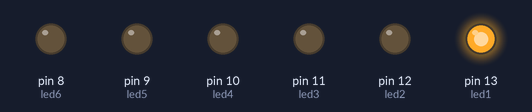
This sketch was run on a simulated Arduino Uno, built with avr-gcc and run on an emulated ATmega328P. Shown: output pins drawn as LEDs (lit = HIGH).

Above: at 0.1 s.
At 0.7 s:
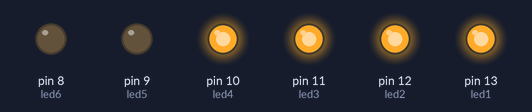
At 1.3 s:
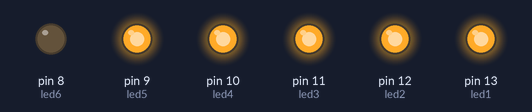
At 2.7 s:
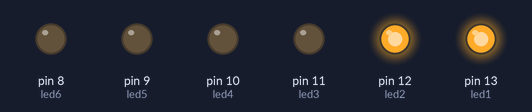
At 3.5 s:
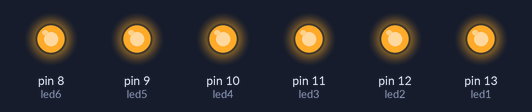
At 5.3 s:
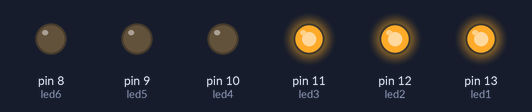
Timing chart, 0 to 5.6 s (numbered marks = the images above):
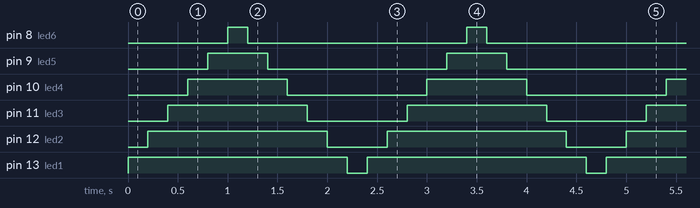

Measured:
- by itself, pin 8 (led6): alternates HIGH for 0.20 s and LOW for 2.2 s
- by itself, pin 9 (led5): alternates HIGH for 0.60 s and LOW for 1.8 s
- by itself, pin 10 (led4): alternates HIGH for 1.0 s and LOW for 1.4 s
- by itself, pin 11 (led3): alternates HIGH for 1.4 s and LOW for 1.0 s
- by itself, pin 12 (led2): alternates HIGH for 1.8 s and LOW for 0.60 s
- by itself, pin 13 (led1): alternates HIGH for 2.2 s and LOW for 0.20 s

The sketch:

Blink.ino
```cpp
// the setup function runs once when you press reset or power the board
int led1 = 13;
int led2 = 12;
int led3 = 11;
int led4 = 10;
int led5 = 9;
int led6 = 8;

void setup() {
  // initialize digital pin LED_BUILTIN as an output.
  pinMode(led1, OUTPUT);
  pinMode(led2, OUTPUT);
  pinMode(led3, OUTPUT);
  pinMode(led4, OUTPUT);
  pinMode(led5, OUTPUT);
  pinMode(led6, OUTPUT);
}

// the loop function runs over and over again forever
void loop() {
  digitalWrite(led1, HIGH);
  delay(200);
  digitalWrite(led2, HIGH);
  delay(200);
  digitalWrite(led3, HIGH);
  delay(200);
  digitalWrite(led4, HIGH);
  delay(200);
  digitalWrite(led5, HIGH);
  delay(200);
  digitalWrite(led6, HIGH);
  delay(200);
  digitalWrite(led6, LOW);
  delay(200);
  digitalWrite(led5, LOW);
  delay(200);
  digitalWrite(led4, LOW);
  delay(200);
  digitalWrite(led3, LOW);
  delay(200);
  digitalWrite(led2, LOW);
  delay(200);
  digitalWrite(led1, LOW);
  delay(200);
}
```
